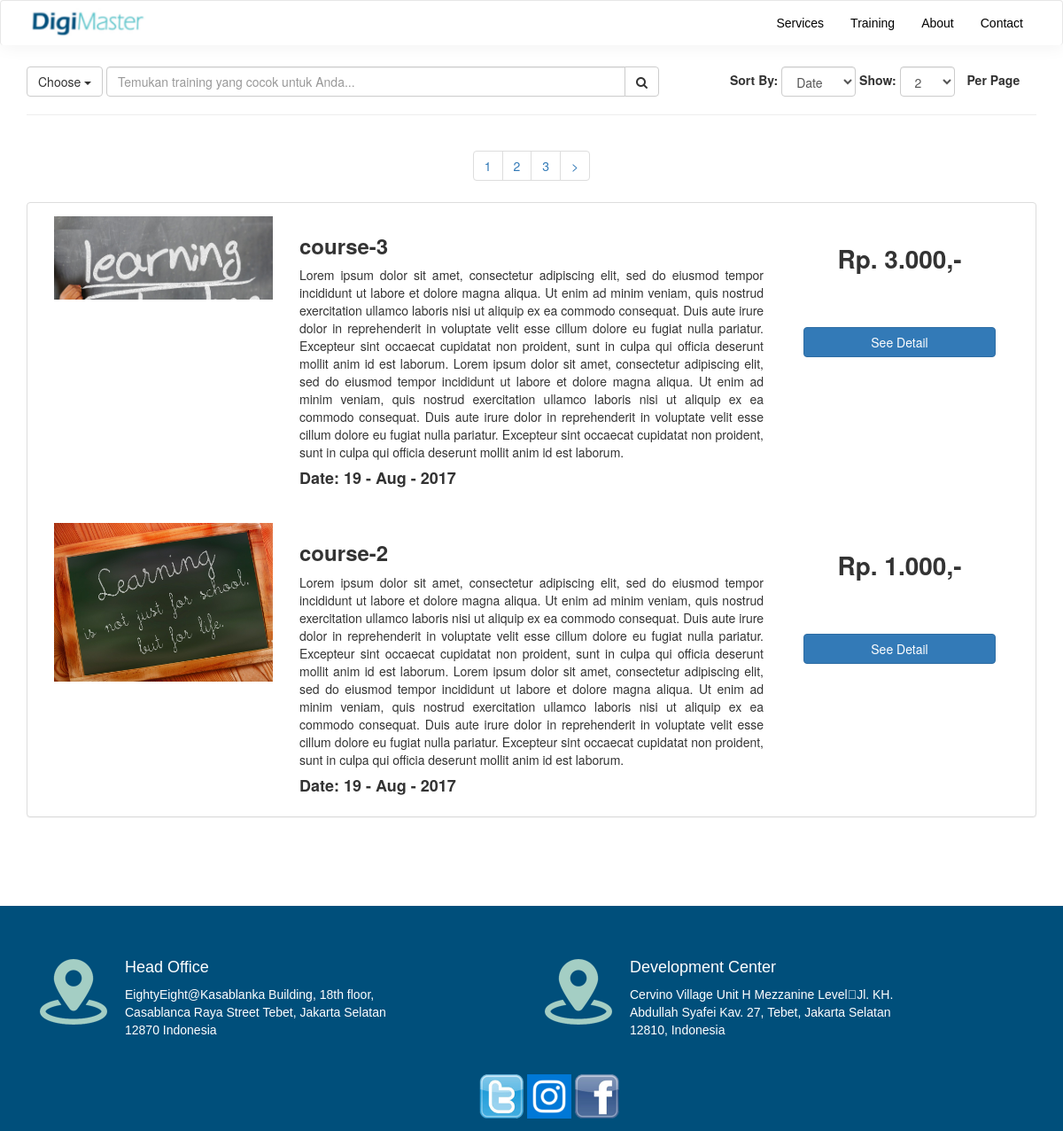
Page /all-subject on the committed database.
### tables this page shows
CREATE TABLE IF NOT EXISTS `digimaster__header_content` (
  `digimaster_header_id` int(11) NOT NULL AUTO_INCREMENT,
  `digimaster_header_type` enum('logo','favicon','menu','title') DEFAULT NULL,
  `digimaster_header_img` varchar(100) DEFAULT NULL,
  `digimaster_header_title` varchar(100) DEFAULT NULL,
  `digimaster_header_url` varchar(100) DEFAULT NULL,
  `digimaster_header_content` text,
  `digimaster_header_update_on` timestamp NOT NULL DEFAULT CURRENT_TIMESTAMP ON UPDATE CURRENT_TIMESTAMP,
  `digimaster_header_created_on` timestamp NOT NULL DEFAULT CURRENT_TIMESTAMP,
  `digimaster_header_status` enum('Y','N') NOT NULL DEFAULT 'Y',
  PRIMARY KEY (`digimaster_header_id`)
);

CREATE TABLE IF NOT EXISTS `digimaster__main_content` (
  `digimaster_main_id` int(11) NOT NULL AUTO_INCREMENT,
  `digimaster_subject_id` int(11) NOT NULL,
  `digimaster_main_slug` varchar(50) NOT NULL,
  `digimaster_main_name` varchar(50) NOT NULL,
  `digimaster_main_img` varchar(50) NOT NULL,
  `digimaster_main_description` text NOT NULL,
  `digimaster_main_price` decimal(12,2) NOT NULL,
  `digimaster_main_discount_type` enum('%','Nominal') DEFAULT NULL,
  `digimaster_main_discount_value` decimal(12,2) DEFAULT NULL,
  `digimaster_main_update_on` timestamp NOT NULL DEFAULT CURRENT_TIMESTAMP ON UPDATE CURRENT_TIMESTAMP,
  `digimaster_main_created_on` timestamp NOT NULL DEFAULT CURRENT_TIMESTAMP,
  `digimaster_main_status` enum('Y','N') NOT NULL DEFAULT 'Y',
  PRIMARY KEY (`digimaster_main_id`)
);

CREATE TABLE IF NOT EXISTS `digimaster__footer_content` (
  `digimaster_footer_id` int(11) NOT NULL AUTO_INCREMENT,
  `digimaster_footer_type` enum('social media','head office','development center') DEFAULT NULL,
  `digimaster_footer_img` varchar(50) DEFAULT NULL,
  `digimaster_footer_title` varchar(100) DEFAULT NULL,
  `digimaster_footer_url` text,
  `digimaster_footer_content` text,
  `digimaster_footer_update_on` timestamp NOT NULL DEFAULT CURRENT_TIMESTAMP ON UPDATE CURRENT_TIMESTAMP,
  `digimaster_footer_created_on` timestamp NOT NULL DEFAULT CURRENT_TIMESTAMP,
  `digimaster_footer_status` enum('Y','N') NOT NULL DEFAULT 'Y',
  KEY `digimaster_footer_id` (`digimaster_footer_id`)
);

### index.php (called while the page is built, shortened)
<?php
require_once BASEPATH.'core/CodeIgniter.php';

### apps/models/Digimaster_model.php (called while the page is built, shortened)
<?php
	class Digimaster_model extends CI_Model {
		public function orderBy($field, $direction = 'asc') {
			$this->db->order_by($field, $direction);
			return $this;
		}
		public function where($where = '') {
			if($where != '') $this->db->where($where);
			return $this;
		}
		public function setLimit($limit, $start = 0) {
	    	$this->db->limit($limit, $start);
	        return $this;
	    }
	    public function digimaster__footer_content_all(){
	    	return $this->db->get('digimaster__footer_content')->result_array();
	    }
	    public function digimaster__header_content_all(){
	    	return $this->db->get('digimaster__header_content')->result_array();
	    }
	    public function digimaster__header_content_single(){
	    	return $this->db->get('digimaster__header_content')->row_array();
	    }
	    public function digimaster__main_content_all(){
	    	return $this->db->get('digimaster__main_content')->result_array();
	    }
	}

### apps/core/MY_Controller.php (called while the page is built, shortened)
<?php
	class MY_General extends MY_Controller{
		function __construct()
		{
			$this->data['logo'] 			=	$this->Digimaster_model->where(array('digimaster_header_type' => 'logo', 'digimaster_header_status' => 'Y'))->digimaster__header_content_single();
			$this->data['menu'] 			=	$this->Digimaster_model->where(array('digimaster_header_type' => 'menu', 'digimaster_header_status' => 'Y'))->digimaster__header_content_all();
			$this->data['social_media'] 	=	$this->Digimaster_model->where(array('digimaster_footer_type' => 'social media', 'digimaster_footer_status' => 'Y'))->digimaster__footer_content_all();
			$this->data['except_social_media']	=	$this->Digimaster_model->where(array('digimaster_footer_type !=' => 'social media', 'digimaster_footer_status' => 'Y'))->digimaster__footer_content_all();
		}
	}
?>

### apps/modules/home/views/all_subject.php (the view, shortened to what this page needs)
<div class="container-fluid"><br>
<div class="col-lg-12 col-md-12 col-sm-12 col-xs-12">
	<form class="form-inline">
		<div class="dropdown" style="display: inline-block;">
			<button class="btn btn-default dropdown-toggle" type="button" data-toggle="dropdown">Choose
				<span class="caret"></span></button>
			</div>
			<div class="input-group search">
				<input type="text" class="form-control input-block" placeholder="Temukan training yang cocok untuk Anda...">
				<div class="input-group-btn">
					<button class="btn btn-default" type="submit">
						<i class="fa fa-search"></i>
					</button>
				</div>
			</div>
			<div class="form-group">
				<label>Sort By:</label>
				<select class="form-control" id="sort">
					<?php foreach($sort_by as $keys => $sb): ?>
					<option value="<?=$keys?>" <?=$this->input->get('sorting') == $keys ? 'selected="selected"' : '';?>><?=$keys?></option>
					<?php endforeach; ?>
				</select>
			</div>
			<div class="form-group">
				<label>Show:</label>
				<select class="form-control" id="show">
					<?php foreach($show_page as $sp): ?>
					<option value="<?=$sp?>" <?=$this->input->get('show') == $sp ? 'selected="selected"' : '';?>><?=$sp?></option>
					<?php endforeach; ?>
				</select>
				<label id="dis">Per Page</label>
			</div>
		</form>
		<hr>
		<div align="center">
			<nav aria-label="Page navigation">
				<ul class="pagination">
					<?=$paging?>
				</ul>
			</nav>
		</div>
		<div class="panel panel-default">
			<?php foreach($main_content as $mc): ?>
				<div class="panel-body shadow">
					<div class="col-lg-3 col-md-3 col-sm-3 col-xs-12">
						<img src="<?=img($mc['digimaster_main_img'])?>" class="img-responsive">
					</div>
					<div class="col-lg-6 col-md-6 col-sm-6 col-xs-12">
						<h3 class="bold"><?=$mc['digimaster_main_name']?></h3>
						<p align="justify"><?=$mc['digimaster_main_description']?></p>
						<h4 class="bold">Date: <?=date('d - M - Y', strtotime(date($mc['digimaster_main_created_on'])))?></h4>
					</div>
					<div class="col-lg-3 col-md-3 col-sm-3 col-xs-12 pad-30" align="center">
						<span class="bold price">Rp. <?=number_format($mc['digimaster_main_price'],0, ",", ".")?>,-</span><br><br><br><br>
						<a href="<?=base_url('detail/'.$mc['digimaster_main_slug'])?>">
							<button class="btn btn-primary btn-block">See Detail</button>
						</a>
					</div>
				</div>
			<?php endforeach; ?>
		</div>
	</div>
</div>

### apps/views/header.php (shortened to what this page needs)
<!DOCTYPE html>
<html>
<head>
	<link rel="stylesheet" type="text/css" href="<?=css('bootstrap.min.css')?>">
	<link rel="stylesheet" type="text/css" href="<?=css('custom.css')?>">
	<link rel="stylesheet" type="text/css" href="https://cdnjs.cloudflare.com/ajax/libs/font-awesome/4.7.0/css/font-awesome.min.css">
</head>
<body>
	<header>
		<nav class="navbar navbar-default m-b-0">
			<div class="container">
				<div class="navbar-header">
					<a class="navbar-brand" href="<?=base_url($logo['digimaster_header_url'])?>">
						<img src="<?=img($logo['digimaster_header_img'])?>" class="logo-desktop" alt="digimaster">
					</a>
				</div>
				<div class="collapse navbar-collapse" id="nav-collapse-1">
					<ul class="nav navbar-nav navbar-right">
						<?php foreach($menu as $m): ?>
							<li><a href="<?=base_url($m['digimaster_header_url'])?>" class="<?=$active_segment === $m['digimaster_header_url'] ? 'active' : ''?>"><?=$m['digimaster_header_content']?></a></li>
						<?php endforeach; ?>
					</ul>
				</div>
			</div>
		</nav>
	</header>

### apps/views/footer.php (shortened to what this page needs)
<footer class="contact">
		<div class="container">
			<div class="row">
				<div class="content">
						<?php foreach($except_social_media as $esm): ?>
							<div class="col-md-<?=12/$number_of_rows?>">
								<div class="top">
									<img src="<?=img($esm['digimaster_footer_img'])?>" alt="">
									<div class="desc">
										<h4 class="title"><?=$esm['digimaster_footer_title']?></h4>
										<p class="description"><?=$esm['digimaster_footer_content']?></p>
									</div>
								</div>
							</div>
						<?php endforeach; ?>
						<ul class="social-media text-center">
							<?php foreach($social_media as $sm): ?>
								<li>
									<a href="http://<?=$sm['digimaster_footer_url']?>">
										<img src="<?=img($sm['digimaster_footer_img'])?>" class="img-responsive">
									</a>
								</li>
							<?php endforeach; ?>
						</ul>
					</div>
				</div>
			</div>
		</footer>
	</body>
</html>

### assets/css/custom.css (style rules this page uses)
.bold { font-weight: bold; }
#dis { margin-left: 10px; }
.row { margin-left: 0; margin-right: 0; }
.price { font-size: 2em !important; line-height: 1.25em; }
.pad-30 { padding: 30px; }
.m-b-0 { margin-bottom: 0 }
@media (min-width:1200px) { .search { width: 700px; } }
.navbar.navbar-default .navbar-brand img.logo-desktop { width: 140px; margin-top: -10px }
footer.contact { margin: 80px 0 0; width: 100%; overflow: hidden; background: #004f7b; overflow: hidden; }
footer.contact .container .row .content { margin-top: 40px; }
footer.contact .container .row .content .top, footer.contact .container .row .content .bottom { margin-bottom: 40px; }
footer.contact .container .row .content .top img, footer.contact .container .row .content .bottom img { float: left; margin-right: 20px; }
footer.contact .container .row .content .top h4.title, footer.contact .container .row .content .bottom h4.title { color: #fff; font-family: "montserrat-medium", Helvetica, Arial, sans-serif; }
footer.contact .container .row .content .top p.description, footer.contact .container .row .content .bottom p.description { color: #fff; font-family: "opensans-regular", Helvetica, Arial, sans-serif; max-width: 80%; padding-left: 96px; }
footer.contact .container .row .content ul.social-media { list-style: none; margin-top: 50px; }
footer.contact .container .row .content ul.social-media li { display: inline-block; }
footer.contact .container .row .content ul.social-media li a img { width: 50px; height: 50px; }
.navbar.navbar-default { background: #Fff; border-bottom: none; -moz-box-shadow: 1px 3px 19px rgba(0, 0, 0, 0.05); -webkit-box-shadow: 1px 3px 19px rgba(0, 0, 0, 0.05); box-shadow: 1px 3px 19px rgba(0, 0, 0, 0.05); margin-bottom: 4px; }
.navbar.navbar-default .navbar-brand img.logo-desktop { width: 140px; }
.navbar.navbar-default .navbar-nav li a { font-family: "montserrat-regular", Helvetica, Arial, sans-serif; font-size: 14px; color: #000000; }

### rows in the picture
digimaster__header_content: digimaster_header_img (picture)
digimaster__header_content: digimaster_header_content "Services"
digimaster__header_content: digimaster_header_content "Training"
digimaster__header_content: digimaster_header_content "About"
digimaster__header_content: digimaster_header_content "Contact"
digimaster__main_content: digimaster_main_img (picture), digimaster_main_name "course-3", digimaster_main_description "Lorem ipsum dolor sit amet, consectetur adipiscing elit, sed do eiusmod tempor incididunt ut labore et dolore magna aliqua. Ut enim ad minim veniam, quis nostrud exercitation ullamco laboris nisi ut aliquip ex ea commodo consequat. Duis aute irure dolor in reprehenderit in voluptate velit esse cillum dolore eu fugiat nulla pariatur. Excepteur sint occaecat cupidatat non proident, sunt in culpa qui officia deserunt mollit anim id est laborum. Lorem ipsum dolor sit amet, consectetur adipiscing elit, sed do eiusmod tempor incididunt ut labore et dolore magna aliqua. Ut enim ad minim veniam, quis nostrud exercitation ullamco laboris nisi ut aliquip ex ea commodo consequat. Duis aute irure dolor…", digimaster_main_created_on "19 - Aug - 2017", digimaster_main_price "3.000"
digimaster__main_content: digimaster_main_img (picture), digimaster_main_name "course-2", digimaster_main_description "Lorem ipsum dolor sit amet, consectetur adipiscing elit, sed do eiusmod tempor incididunt ut labore et dolore magna aliqua. Ut enim ad minim veniam, quis nostrud exercitation ullamco laboris nisi ut aliquip ex ea commodo consequat. Duis aute irure dolor in reprehenderit in voluptate velit esse cillum dolore eu fugiat nulla pariatur. Excepteur sint occaecat cupidatat non proident, sunt in culpa qui officia deserunt mollit anim id est laborum. Lorem ipsum dolor sit amet, consectetur adipiscing elit, sed do eiusmod tempor incididunt ut labore et dolore magna aliqua. Ut enim ad minim veniam, quis nostrud exercitation ullamco laboris nisi ut aliquip ex ea commodo consequat. Duis aute irure dolor…", digimaster_main_created_on "19 - Aug - 2017", digimaster_main_price "1.000"
digimaster__footer_content: digimaster_footer_img (picture), digimaster_footer_title "Head Office", digimaster_footer_content "EightyEight@Kasablanka Building, 18th floor, Casablanca Raya Street Tebet, Jakarta Selatan 12870 Indonesia"
digimaster__footer_content: digimaster_footer_img (picture), digimaster_footer_title "Development Center", digimaster_footer_content "Cervino Village Unit H Mezzanine Level\u0003Jl. KH. Abdullah Syafei Kav. 27, Tebet, Jakarta Selatan 12810, Indonesia"
digimaster__footer_content: digimaster_footer_img (picture)
digimaster__footer_content: digimaster_footer_img (picture)
digimaster__footer_content: digimaster_footer_img (picture)

### other values in the picture
$paging "1 2 3 >"
form field value "Date"
form field value "2"
